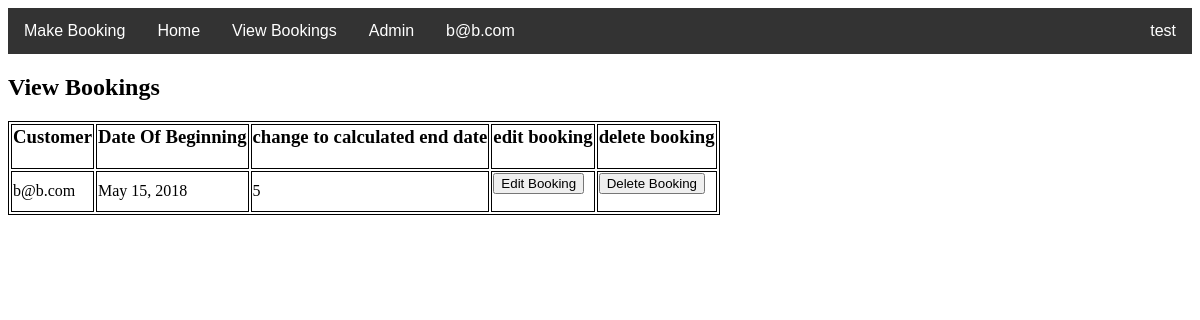
The page /ParkEasy/view-bookings/ (signed in) on the database as committed earlier.
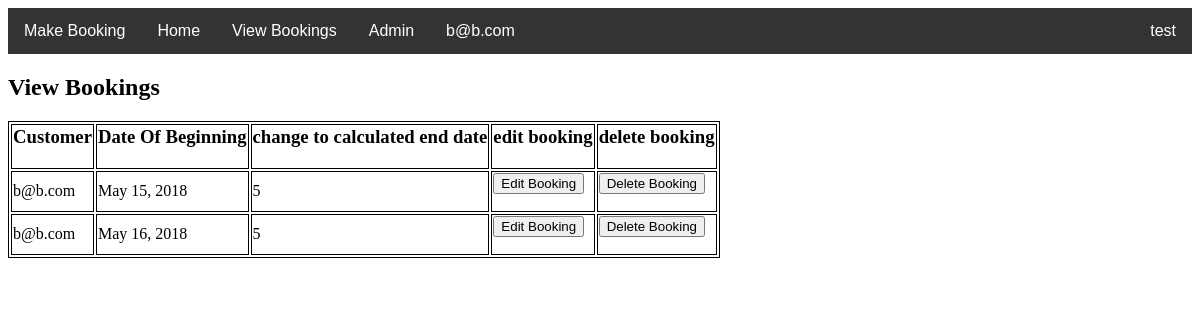
The same page on the database as committed later.
### ParkEasy/models.py (models this page shows, shortened)
class Booking(models.Model):
    customer = models.ForeignKey(Customer, on_delete=models.CASCADE)
    prices = models.ForeignKey(Prices, on_delete=models.CASCADE, default=1)
    booking_date = models.DateField(default=timezone.now)
    booking_length = models.IntegerField(default=0)

class Customer(AbstractUser):
    password = models.TextField(max_length=100, default="")
    email = models.EmailField(max_length=100, default="", unique=True)
    is_staff = models.BooleanField(
        default=False,
        help_text='Designates whether the user can log into this site.',
    )
    address_line1 = models.CharField(max_length=100)
    address_line2 = models.CharField(max_length=100)
    postcode = models.CharField(max_length=16)
    tel_no = models.CharField(max_length=20)
    username = None
    USERNAME_FIELD = 'email'
    REQUIRED_FIELDS = []
    objects = UserManager()
    def get_username(self):
        return self.email

### ParkEasy/views.py (the view)
# urls.py: path('view-bookings/', view_bookings, name="view-bookings"),
def view_bookings(request):
    query_results = Booking.objects.filter(customer=request.user)
    context = {"query_results": query_results}
    return render(request, 'view-bookings.html', context)

### templates/view-bookings.html (shortened to what this page needs)
{% extends 'base.html' %}
{% load static %}
{% block content %}
  <h2>View Bookings</h2>
  <p>
    <table>
        <tr>
            <th><h3>Customer</h3></th>
            <th><h3>Date Of Beginning</h3></th>
            <th><h3>change to calculated end date</h3></th>
            <th><h3>edit booking</h3></th>
            <th><h3>delete booking</h3></th>
        </tr>
 {% for item in query_results %}
        <tr>
            <td>
                {{ item.customer }}
            </td>
            <td>
                {{ item.booking_date }}
            </td>
            <td>
                {{ item.booking_length }}
            </td>
            <td>
            <form action = "{% url 'edit-form' id=item.id %}" method = "POST">
                <input type="submit" name="edit-form" formmethod="post" Value="Edit Booking">
            </form>
            </td>
            <td>
                <form action = "{% url 'delete-booking' id=item.id %}" method = "POST">
                    <input type="submit" name="delete-booking" formmethod="post" Value="Delete Booking">
                </form>
            </td>
{% endfor %}
        </tr>
</table>
</p>
{% endblock %}

Rows that differ between the two databases and show on the page:
added Booking: customer "b@b.com", booking_date "May 16, 2018", booking_length "5"
